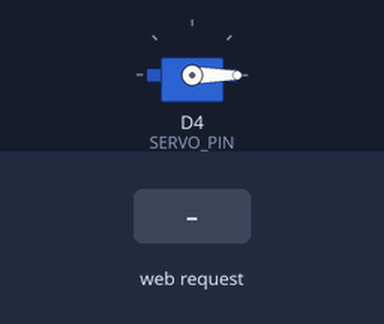
Bench run of a sketch on a simulated ESP8266 (NodeMCU). Parts: servo. The test bench sets the inputs (shaded band). WiFi joins after 1.5 s; servers stay silent unless stated; EEPROM starts erased; what the sketch prints to the serial monitor is not drawn.

Above: at 3.7 s.
3.8 s: HTTP request GET /moveServo received
At 4.7 s:
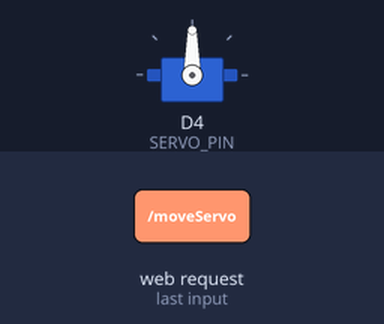
6.8 s: HTTP request GET /moveServo?mode=mic received
At 8.2 s:
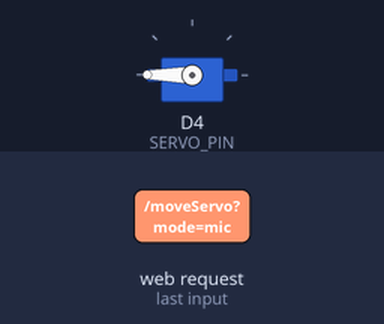
9.8 s: HTTP request GET /moveServo?mode=button received
At 13.0 s:
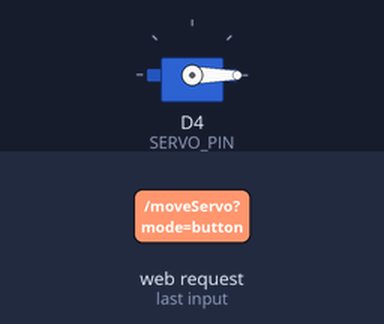
Timing chart, 0 to 14.5 s (numbered marks = the images above; inputs shaded):
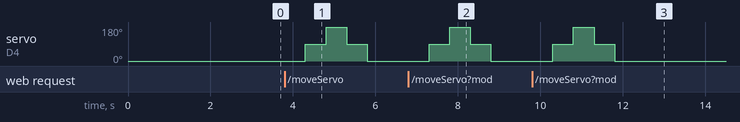

Measured:
- after the input at 3.8 s, servo on D4 (SERVO_PIN): 0° → 90° after 0.50 s, → 180° 0.50 s later, → 90° 0.50 s later, → 0° 0.50 s later
- after the input at 6.8 s, servo on D4 (SERVO_PIN): 0° → 90° after 0.50 s, → 180° 0.50 s later, → 90° 0.50 s later, → 0° 0.50 s later
- after the input at 9.8 s, servo on D4 (SERVO_PIN): 0° → 90° after 0.50 s, → 180° 0.50 s later, → 90° 0.50 s later, → 0° 0.50 s later

The sketch:

ModeFeatureNodeMCuServer_copy_20250217051552.ino
```cpp
#include <ESP8266WiFi.h>
#include <ESP8266WebServer.h>
#include <EEPROM.h>  // For storing user-selected mode
#include <Servo.h>

// WiFi Credentials
const char* ssid = "networkbda0917cffgpiwr8645998746";
const char* password = "Omshree1225*";

ESP8266WebServer server(80);
Servo myServo;

#define MIC_PIN A0   // Microphone sensor
#define MEOW_THRESHOLD 600  // Adjust as needed
#define SERVO_PIN D4  // Servo Pin
#define CHECK_INTERVAL 100  // Check MIC every 100ms

bool meowDetected = false;
unsigned long lastCheckTime = 0;
String mode = "button";  // Default mode

void saveModeToEEPROM(String selectedMode) {
    EEPROM.begin(10);
    EEPROM.write(0, selectedMode == "mic" ? 1 : 0);
    EEPROM.commit();
}

void loadModeFromEEPROM() {
    EEPROM.begin(10);
    int storedMode = EEPROM.read(0);
    mode = (storedMode == 1) ? "mic" : "button";
}

void moveServo() {
    Serial.println("🔄 Moving Servo to 0°");
    myServo.attach(SERVO_PIN);
    myServo.write(0);
    delay(500);

    Serial.println("🔄 Moving Servo to 90°");
    myServo.write(90);
    delay(500);

    Serial.println("🔄 Moving Servo to 180°");
    myServo.write(180);
    delay(500);

    Serial.println("🔄 Moving Servo to 90°");
    myServo.write(90);
    delay(500);

    Serial.println("🔄 Moving Servo back to 0°");
    myServo.write(0);
    delay(500);

    myServo.detach();
    Serial.println("✅ Servo Movement Completed");
}

void handleRoot() {
    String html = "<html><head><title>ESP8266 Servo Control</title>";
    html += "<style>body{text-align:center;font-family:Arial;}button{font-size:20px;padding:10px;margin:10px;}</style>";
    html += "</head><body>";
    html += "<h1>ESP8266 Servo Control</h1>";
    html += "<p>Current Mode: <b>" + mode + "</b></p>";

    html += "<button onclick=\"fetch('/moveServo')\">Move Servo</button>";

    html += "<h3>Select Control Mode:</h3>";
    html += "<button onclick=\"fetch('/setMode?mode=button')\">Button Only</button> ";
    html += "<button onclick=\"fetch('/setMode?mode=mic')\">MIC + Button</button>";

    html += "<h3>MIC Value: <span id='micVal'>-</span></h3>";
    html += "<script>setInterval(()=>fetch('/micData').then(r=>r.text()).then(d=>document.getElementById('micVal').innerText=d),1000);</script>";

    html += "</body></html>";

    server.send(200, "text/html", html);
}

void handleMoveServo() {
    Serial.println("🚀 Button Pressed! Moving Servo...");
    moveServo();
    server.send(200, "text/plain", "Servo Moved!");
}

void handleMicData() {
    int micValue = analogRead(MIC_PIN);
    Serial.print("🎤 MIC Value: ");
    Serial.println(micValue);

    // Move servo if MIC + Button mode is enabled and sound threshold is exceeded
    if (mode == "mic" && micValue > MEOW_THRESHOLD && !meowDetected) {
        Serial.println("🐱 Meow Detected! Triggering Servo...");
        meowDetected = true;
        moveServo();
    }

    // Reset detection if value goes below threshold
    if (micValue < MEOW_THRESHOLD - 50) {
        meowDetected = false;
    }

    server.send(200, "text/plain", String(micValue));
}

void handleSetMode() {
    if (server.hasArg("mode")) {
        String selectedMode = server.arg("mode");
        if (selectedMode == "button" || selectedMode == "mic") {
            mode = selectedMode;
            saveModeToEEPROM(mode);
            Serial.println("✅ Mode Changed to: " + mode);
        }
    }
    server.send(200, "text/plain", "Mode updated to " + mode);
}

void setup() {
    Serial.begin(115200);
    WiFi.begin(ssid, password);
    Serial.print("Connecting to WiFi");

    while (WiFi.status() != WL_CONNECTED) {
        delay(1000);
        Serial.print(".");
    }

    Serial.println("\n✅ Connected!");
    Serial.print("🌐 IP Address: ");
    Serial.println(WiFi.localIP());

    myServo.attach(SERVO_PIN);
    myServo.write(0);
    delay(500);
    myServo.detach();

    loadModeFromEEPROM();  // Load last used mode from EEPROM

    server.on("/", handleRoot);
    server.on("/moveServo", handleMoveServo);
    server.on("/micData", handleMicData);
    server.on("/setMode", handleSetMode);

    server.begin();
    Serial.println("✅ HTTP Server Started!");
}

void loop() {
    server.handleClient();

    // Check MIC sensor every CHECK_INTERVAL ms (only if in MIC mode)
    unsigned long currentTime = millis();
    if (mode == "mic" && currentTime - lastCheckTime > CHECK_INTERVAL) {
        lastCheckTime = currentTime;
        handleMicData();
    }
}
```
